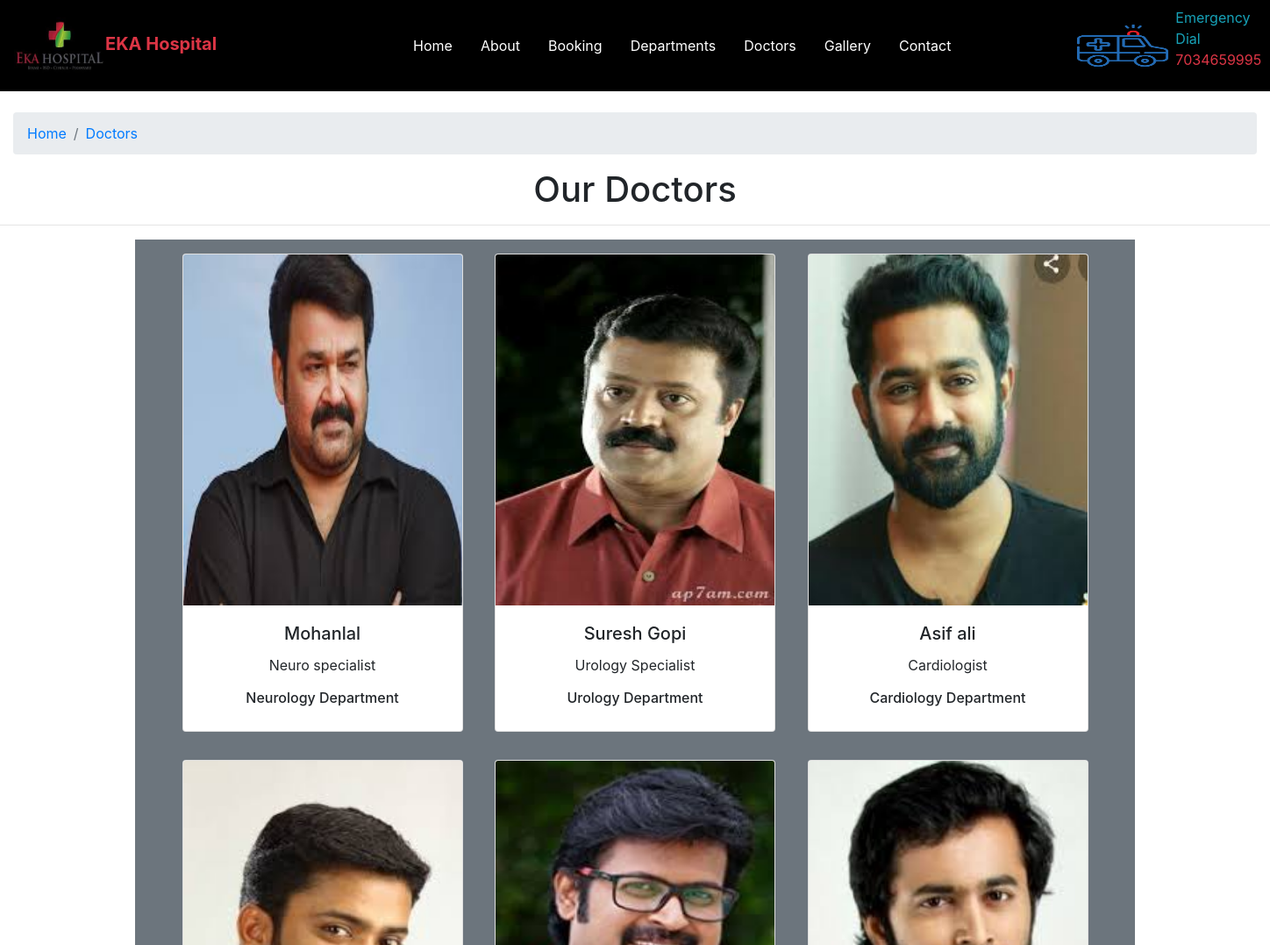
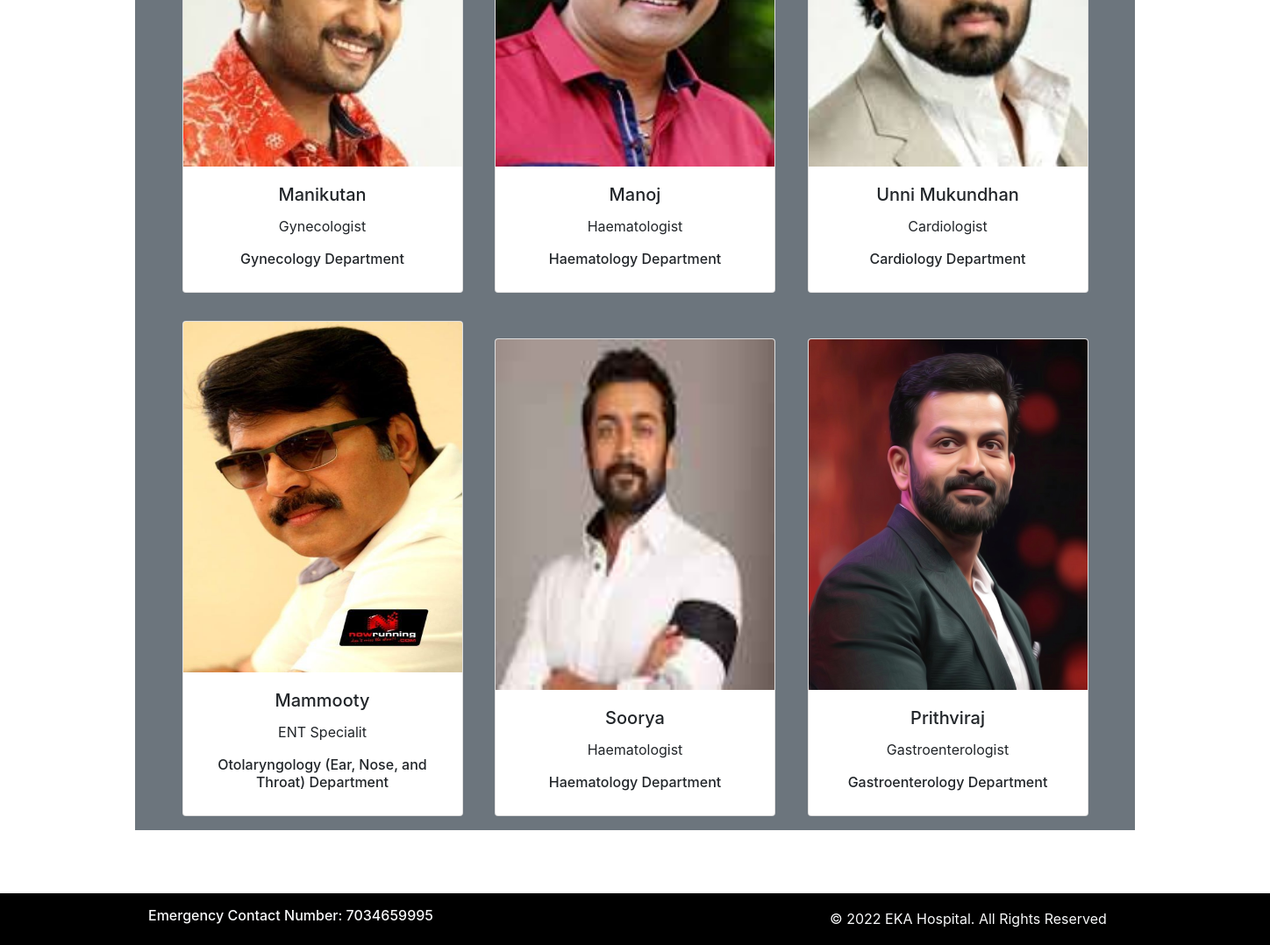
The app's page /doctors/ with its own data (2 pictures, top to bottom).
### home/models.py (models this page shows, shortened)
class Doctors(models.Model):
    doc_name=models.CharField(max_length=255)
    doc_spec=models.CharField(max_length=255)
    dep_name=models.ForeignKey(Departments,on_delete=models.CASCADE)
    doc_image=models.ImageField(upload_to='doctors')

class Departments(models.Model):
    dep_name=models.CharField(max_length=100)
    dep_descriptions=models.TextField()
    def __str__(self):
        return self.dep_name

### home/views.py (the view)
# urls.py: path('doctors/', views.doctors,name='doctors'),
def doctors(request):
    dict_docs={
        'doctors':Doctors.objects.all()
    }
    return render(request,'doctors.html',dict_docs)

### templates/doctors.html (shortened to what this page needs)
{% extends 'base.html' %}
{% block content %}
<div class="container-fluid ">
  <nav aria-label="breadcrumb">
      <ol class="breadcrumb">
        <li class="breadcrumb-item"><a href="{%url 'home'%}">Home</a></li>
        <li class="breadcrumb-item"><a href="#">Doctors</a></li>
      </ol>
    </nav>
</div>
<h1 class="text-center">Our Doctors</h1>
<hr>
<div class="container text-center bg-secondary">
{% for i in doctors %}
    <div class="card text-center mx-3 my-3 " style="width: 20rem; display:inline-block;">
        <img src="{{i.doc_image.url}}" class="card-img-top" style="height:50vh" alt="...">
        <div class="card-body">
          <h5 class="card-title">{{i.doc_name}}</h5>
          <p class="card-text">{{i.doc_spec}}</p>
          <h6>{{i.dep_name}} Department</h6>
        </div>
    </div>
{% endfor %}
</div>
{% endblock %}

### templates/base.html (shortened to what this page needs)
{% load static %}
<!DOCTYPE html>
<html>
    <head>
        <link rel="stylesheet" href="https://cdn.jsdelivr.net/npm/bootstrap@4.6.2/dist/css/bootstrap.min.css">
        <link rel="stylesheet" href="{% static '/css/styles7.css' %}">
    </head>
    <body>
      <nav class="navbar navbar-expand-lg navbar-light sticky-top" style="background-color:black;">
        <a class="navbar-brand text-danger" href="{% url 'home'%}"><img src="{%static '/images/about/logo.jpg'%}" style="height:8vh;width:13vh;border-radius:5px;font-size:20px"><b>EKA Hospital</b></a>
            <div class="collapse navbar-collapse" style="margin-left:25vh" id="navbarSupportedContent">
              <ul class="navbar-nav">
                <li class="nav-item active">
                  <a class="nav-link text-white mr-3" href="{% url 'home' %}">Home <span class="sr-only">(current)</span></a>
                </li>
                <li class="nav-item">
                  <a class="nav-link text-white mr-3" href="{% url 'about' %}">About</a>
                </li>
                <li class="nav-item">
                  <a class="nav-link text-white mr-3 " href="{% url 'booking' %}">Booking</a>
                </li>
                <li class="nav-item">
                    <a class="nav-link text-white mr-3 " href="{% url 'department' %}">Departments</a>
                  </li>
                  <li class="nav-item">
                    <a class="nav-link text-white mr-3 " href="{% url 'doctors' %}">Doctors</a>
                  </li>
                  <li class="nav-item">
                    <a class="nav-link text-white mr-3 hov" href="{% url 'gallery' %}">Gallery</a>
                  </li>
                  <li class="nav-item">
                    <a class="nav-link text-white mr-3 hov" href="{% url 'contact' %}">Contact</a>
                  </li>
              </ul>
                  <div style="width:10vh;margin-left:14vh;">
                    <img src="{%static '/images/ambulance.gif'%}" style="height:6vh;width:13vh;margin-left:1vh;">
                  </div>
                  <div>
                  <ul style="list-style-type:none"><li class="text-info">Emergency Dial</li>
                    <li class="text-danger">7034659995</li>
                  </ul>
                </div>
              </nav>
            <br>
        {% block content %} {% endblock %}
        <br><br><br>
        <section>
       <footer class="pt-3 pb-3  text-light" style="background-color:black">
          <div class="container">
            <div class="row align-items-center">
              <div class="col-12 col-md-8">
                <h6>Emergency Contact Number: 7034659995</h6>
              </div>
              <div class="col-12 col-md-4 mt-4 mt-md-0 text-center text-md-end">
                © 2022 EKA Hospital. All Rights Reserved
              </div>
            </div>
          </div>
        </footer>
      </section>
    </body>
</html>

### static/css/styles7.css (style rules this page uses)
body { background-color: white; }

### records on screen
Doctors: doc_image (picture), doc_name "Mohanlal", doc_spec "Neuro specialist", dep_name "Neurology"
Doctors: doc_image (picture), doc_name "Suresh Gopi", doc_spec "Urology Specialist", dep_name "Urology"
Doctors: doc_image (picture), doc_name "Asif ali", doc_spec "Cardiologist", dep_name "Cardiology"
Doctors: doc_image (picture), doc_name "Manikutan", doc_spec "Gynecologist", dep_name "Gynecology"
Doctors: doc_image (picture), doc_name "Manoj", doc_spec "Haematologist", dep_name "Haematology"
Doctors: doc_image (picture), doc_name "Unni Mukundhan", doc_spec "Cardiologist", dep_name "Cardiology"
Doctors: doc_image (picture), doc_name "Mammooty", doc_spec "ENT Specialit", dep_name "Otolaryngology (Ear, Nose, and Throat)"
Doctors: doc_image (picture), doc_name "Soorya", doc_spec "Haematologist", dep_name "Haematology"
Doctors: doc_image (picture), doc_name "Prithviraj", doc_spec "Gastroenterologist", dep_name "Gastroenterology"
